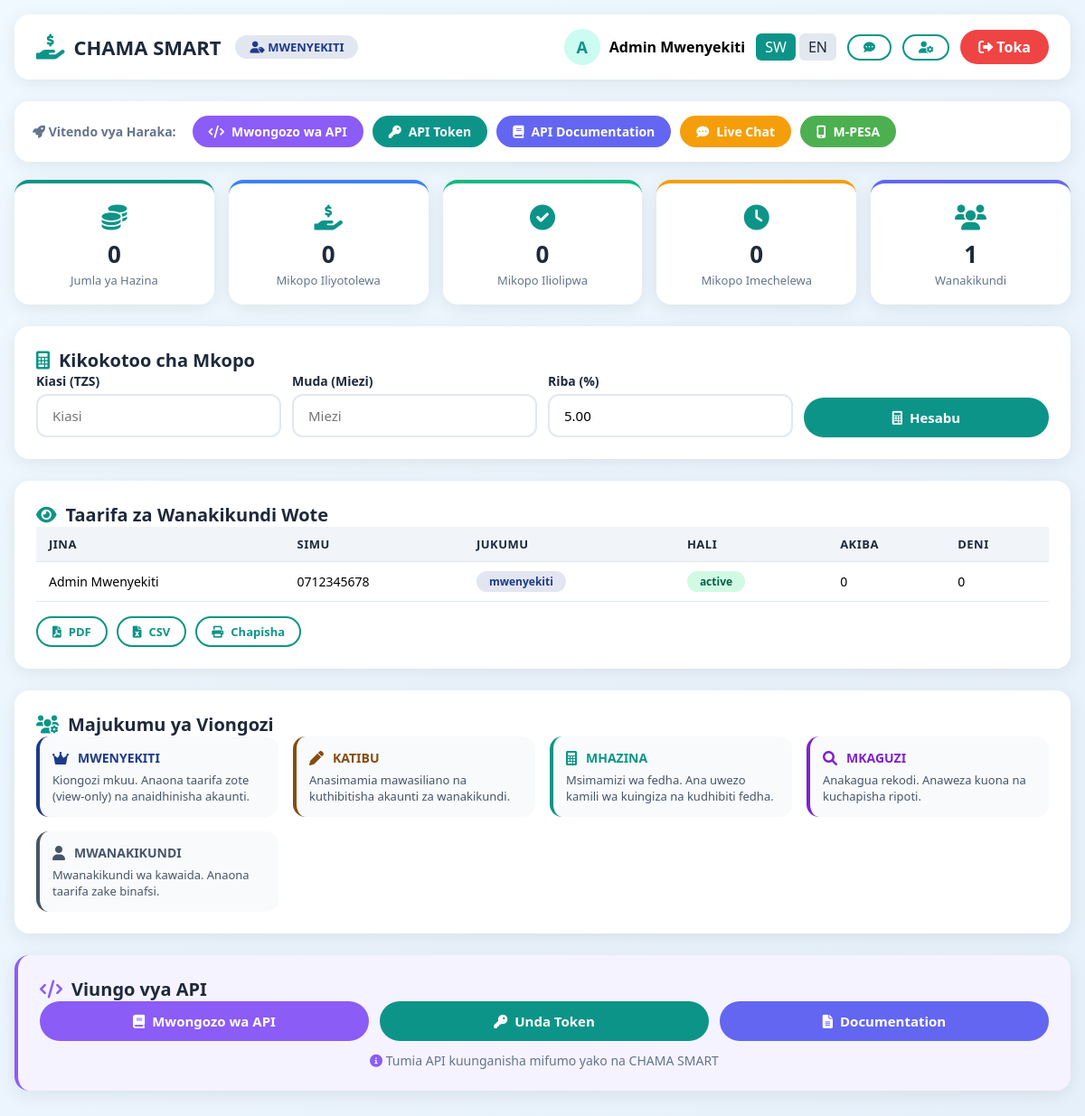
Screenshot of /dashboard.php (signed in) with the database file from the repository.
### tables this page shows
CREATE TABLE wanakikundi (
    id INT AUTO_INCREMENT PRIMARY KEY,
    first_name VARCHAR(50) NOT NULL,
    last_name VARCHAR(50) NOT NULL,
    phone VARCHAR(15) UNIQUE NOT NULL,
    email VARCHAR(100),
    nida VARCHAR(20) UNIQUE,
    role ENUM('mwenyekiti','katibu','mhazina','mkaguzi','mwanakikundi') DEFAULT 'mwanakikundi',
    password VARCHAR(255) NOT NULL,
    savings DECIMAL(12,2) DEFAULT 0,
    monthly_income DECIMAL(12,2) DEFAULT 0,
    language ENUM('sw','en') DEFAULT 'sw',
    mpesa_phone VARCHAR(15),
    status ENUM('pending','active','inactive','suspended') DEFAULT 'pending',
    confirmed_by INT,
    confirmed_at TIMESTAMP,
    join_date DATE DEFAULT (CURRENT_DATE),
    last_login TIMESTAMP,
    created_at TIMESTAMP DEFAULT CURRENT_TIMESTAMP,
    FOREIGN KEY (confirmed_by) REFERENCES wanakikundi(id)
);

CREATE TABLE translations (
    id INT AUTO_INCREMENT PRIMARY KEY,
    key_string VARCHAR(255) NOT NULL UNIQUE,
    swahili TEXT,
    english TEXT,
    updated_at TIMESTAMP DEFAULT CURRENT_TIMESTAMP ON UPDATE CURRENT_TIMESTAMP
);

CREATE TABLE viwango_vya_mkopo (
    id INT AUTO_INCREMENT PRIMARY KEY,
    max_loan_percentage DECIMAL(5,2) DEFAULT 70.00,
    max_loan_income_percentage DECIMAL(5,2) DEFAULT 50.00,
    default_interest_rate DECIMAL(5,2) DEFAULT 5.00,
    min_contributions_required INT DEFAULT 3,
    contribution_period_months INT DEFAULT 6,
    updated_by INT,
    updated_at TIMESTAMP DEFAULT CURRENT_TIMESTAMP ON UPDATE CURRENT_TIMESTAMP,
    FOREIGN KEY (updated_by) REFERENCES wanakikundi(id)
);

### config.php (called while the page is built, shortened)
<?php
try {
    $pdo = new PDO("mysql:host=".DB_HOST.";dbname=".DB_NAME, DB_USER, DB_PASS);
    $pdo->setAttribute(PDO::ATTR_ERRMODE, PDO::ERRMODE_EXCEPTION);
    $pdo->setAttribute(PDO::ATTR_DEFAULT_FETCH_MODE, PDO::FETCH_ASSOC);
} catch(PDOException $e) {
    die("Database connection failed: " . $e->getMessage());
}
function isLoggedIn() {
    return isset($_SESSION['user_id']);
}
function getCurrentUser() {
    global $pdo;
    $stmt = $pdo->prepare("SELECT * FROM wanakikundi WHERE id = ?");
    $stmt->execute([$_SESSION['user_id']]);
    return $stmt->fetch();
}
function hasRole($roles) {
    $user = getCurrentUser();
    if(!is_array($roles)) $roles = [$roles];
    return in_array($user['role'], $roles);
}
function getRoleDescription($role) {
    $descriptions = [
        'mwenyekiti' => 'Kiongozi mkuu. Anaona taarifa zote (view-only) na anaidhinisha akaunti.',
        'katibu' => 'Anasimamia mawasiliano na kuthibitisha akaunti za wanakikundi.',
        'mhazina' => 'Msimamizi wa fedha. Ana uwezo kamili wa kuingiza na kudhibiti fedha.',
        'mkaguzi' => 'Anakagua rekodi. Anaweza kuona na kuchapisha ripoti.',
        'mwanakikundi' => 'Mwanakikundi wa kawaida. Anaona taarifa zake binafsi.'
    ];
    return $descriptions[$role] ?? 'Jukumu halijulikani';
}
function getLanguage() {
    $user = getCurrentUser();
    if($user && isset($user['language'])) {
        return $user['language'];
    }
    return $_SESSION['lang'] ?? 'sw';
}
function t($key, $lang = null) {
    global $pdo;
    if(!$lang) $lang = getLanguage();
    static $translations = [];
    if(empty($translations)) {
        $stmt = $pdo->query("SELECT * FROM translations");
        while($row = $stmt->fetch()) {
            $translations[$row['key_string']] = $row;
        }
    }
    if(isset($translations[$key])) {
        return $lang === 'en' ? $translations[$key]['english'] : $translations[$key]['swahili'];
    }
    return $key;
}
function getLoanSettings() {
    global $pdo;
    $stmt = $pdo->query("SELECT * FROM viwango_vya_mkopo ORDER BY id DESC LIMIT 1");
    return $stmt->fetch() ?: [
        'max_loan_percentage' => 70,
        'max_loan_income_percentage' => 50,
        'default_interest_rate' => 5,
        'min_contributions_required' => 3,
        'contribution_period_months' => 6
    ];
}
function getMembers() {
    global $pdo;
    $stmt = $pdo->query("SELECT * FROM wanakikundi ORDER BY first_name");
    return $stmt->fetchAll();
}
function getMemberLoans($member_id) {
    global $pdo;
    $stmt = $pdo->prepare("SELECT * FROM mikopo WHERE member_id = ? ORDER BY created_at DESC");
    $stmt->execute([$member_id]);
    return $stmt->fetchAll();
}
function getTotals() {
    global $pdo;
    $result = [];
    $stmt = $pdo->query("SELECT SUM(amount) as total FROM chango");
    $result['total_funds'] = $stmt->fetch()['total'] ?? 0;
    $stmt = $pdo->query("SELECT SUM(amount) as total FROM mikopo WHERE status IN ('approved','active')");
    $result['total_loans'] = $stmt->fetch()['total'] ?? 0;
    $stmt = $pdo->query("SELECT SUM(repaid) as total FROM mikopo");
    $result['total_repaid'] = $stmt->fetch()['total'] ?? 0;
    $stmt = $pdo->query("SELECT COUNT(*) as count FROM mikopo WHERE status = 'overdue'");
    $result['overdue_loans'] = $stmt->fetch()['count'] ?? 0;
    $stmt = $pdo->query("SELECT COUNT(*) as count FROM wanakikundi WHERE status = 'active'");
    $result['total_members'] = $stmt->fetch()['count'] ?? 0;
    $stmt = $pdo->query("SELECT COUNT(*) as count FROM wanakikundi WHERE status = 'pending'");
    $result['pending_members'] = $stmt->fetch()['count'] ?? 0;
    return $result;
}
?>

### dashboard.php (the view, shortened to what this page needs)
<?php
require_once 'config.php';
$user = getCurrentUser();
$totals = getTotals();
$members = getMembers();
$settings = getLoanSettings();
?>
<!DOCTYPE html>
<html lang="<?php echo getLanguage(); ?>">
<head>
    <link rel="stylesheet" href="assets/css/style.css">
    <link rel="stylesheet" href="https://cdnjs.cloudflare.com/ajax/libs/font-awesome/6.0.0-beta3/css/all.min.css">
</head>
<body>
    <div class="container">
        <?php include 'includes/header.php'; ?>
        <div class="quick-actions">
            <span class="label"><i class="fas fa-rocket"></i> Vitendo vya Haraka:</span>
            <a href="api_guide.php" class="btn-api">
                <i class="fas fa-code"></i> Mwongozo wa API
            </a>
            <a href="api_token.php" class="btn-token">
                <i class="fas fa-key"></i> API Token
            </a>
            <a href="api_docs.php" class="btn-docs">
                <i class="fas fa-book"></i> API Documentation
            </a>
            <a href="chat.php" class="btn-chat">
                <i class="fas fa-comment-dots"></i> Live Chat
            </a>
            <a href="mpesa.php" class="btn-mpesa">
                <i class="fas fa-mobile-alt"></i> M-PESA
            </a>
        </div>
        <div class="stats-grid">
            <div class="stat-card color-teal">
                <div class="icon"><i class="fas fa-coins"></i></div>
                <div class="number"><?php echo number_format($totals['total_funds']); ?></div>
                <div class="label"><?php echo t('total_funds'); ?></div>
            </div>
            <div class="stat-card color-blue">
                <div class="icon"><i class="fas fa-hand-holding-usd"></i></div>
                <div class="number"><?php echo number_format($totals['total_loans']); ?></div>
                <div class="label"><?php echo t('total_loans'); ?></div>
            </div>
            <div class="stat-card color-green">
                <div class="icon"><i class="fas fa-check-circle"></i></div>
                <div class="number"><?php echo number_format($totals['total_repaid']); ?></div>
                <div class="label">Mikopo Iliolipwa</div>
            </div>
            <div class="stat-card color-orange">
                <div class="icon"><i class="fas fa-clock"></i></div>
                <div class="number"><?php echo $totals['overdue_loans']; ?></div>
                <div class="label"><?php echo t('overdue_loans'); ?></div>
            </div>
            <div class="stat-card color-purple">
                <div class="icon"><i class="fas fa-users"></i></div>
                <div class="number"><?php echo $totals['total_members']; ?></div>
                <div class="label"><?php echo t('total_members'); ?></div>
            </div>
        </div>
        <div class="dashboard-card">
            <h2><i class="fas fa-calculator"></i> Kikokotoo cha Mkopo</h2>
            <form method="GET" style="display: grid; grid-template-columns: repeat(auto-fit, minmax(180px, 1fr)); gap: 12px; align-items: end;">
                <div class="form-group" style="margin-bottom: 0;">
                    <label>Kiasi (TZS)</label>
                    <input type="number" name="calc_amount" placeholder="Kiasi" required>
                </div>
                <div class="form-group" style="margin-bottom: 0;">
                    <label>Muda (Miezi)</label>
                    <input type="number" name="calc_term" placeholder="Miezi" required>
                </div>
                <div class="form-group" style="margin-bottom: 0;">
                    <label>Riba (%)</label>
                    <input type="number" step="0.1" name="calc_rate" placeholder="Riba" value="<?php echo $settings['default_interest_rate']; ?>">
                </div>
                <button type="submit" class="btn btn-primary" style="width: auto; padding: 12px 30px;">
                    <i class="fas fa-calculator"></i> Hesabu
                </button>
            </form>
        </div>
        <?php if(hasRole(['mwenyekiti', 'katibu', 'mkaguzi'])): ?>
        <div class="dashboard-card">
            <h2><i class="fas fa-eye"></i> Taarifa za Wanakikundi Wote</h2>
            <div class="table-responsive">
                <table>
                    <thead>
                        <tr>
                            <th>Jina</th>
                            <th>Simu</th>
                            <th>Jukumu</th>
                            <th>Hali</th>
                            <th>Akiba</th>
                            <th>Deni</th>
                        </tr>
                    </thead>
                    <tbody>
                        <?php foreach($members as $member):
                            $loans = getMemberLoans($member['id']);
                            $total_loan = array_sum(array_column($loans, 'amount'));
                            $total_repaid = array_sum(array_column($loans, 'repaid'));
                            $debt = $total_loan - $total_repaid;
                        ?>
                        <tr>
                            <td><?php echo htmlspecialchars($member['first_name'] . ' ' . $member['last_name']); ?></td>
                            <td><?php echo htmlspecialchars($member['phone']); ?></td>
                            <td><span class="badge badge-<?php echo $member['role']; ?>"><?php echo $member['role']; ?></span></td>
                            <td><span class="badge badge-<?php echo $member['status']; ?>"><?php echo $member['status']; ?></span></td>
                            <td><?php echo number_format($member['savings']); ?></td>
                            <td><?php echo number_format($debt); ?></td>
                        </tr>
                        <?php endforeach; ?>
                    </tbody>
                </table>
            </div>
            <div style="margin-top: 16px; display: flex; gap: 10px; flex-wrap: wrap;">
                <a href="reports.php?type=members" class="btn btn-sm btn-outline">
                    <i class="fas fa-file-pdf"></i> PDF
                </a>
                <a href="reports.php?type=members&format=csv" class="btn btn-sm btn-outline">
                    <i class="fas fa-file-excel"></i> CSV
                </a>
                <button onclick="window.print()" class="btn btn-sm btn-outline">
                    <i class="fas fa-print"></i> Chapisha
                </button>
            </div>
        </div>
        <?php endif; ?>
        <div class="dashboard-card">
            <h2><i class="fas fa-users-cog"></i> Majukumu ya Viongozi</h2>
            <div style="display: grid; grid-template-columns: repeat(auto-fit, minmax(220px, 1fr)); gap: 16px;">
                <?php
                $role_info = [
                    'mwenyekiti' => ['icon' => 'fa-crown', 'color' => '#1e3a8a'],
                    'katibu' => ['icon' => 'fa-pen', 'color' => '#854d0e'],
                    'mhazina' => ['icon' => 'fa-calculator', 'color' => '#0d9488'],
                    'mkaguzi' => ['icon' => 'fa-search', 'color' => '#7e22ce'],
                    'mwanakikundi' => ['icon' => 'fa-user', 'color' => '#475569']
                ];
                foreach($role_info as $role => $info):
                ?>
                <div style="background: #f8fafc; padding: 14px; border-radius: 14px; border-left: 4px solid <?php echo $info['color']; ?>;">
                    <div style="display: flex; align-items: center; gap: 10px; margin-bottom: 6px;">
                        <i class="fas <?php echo $info['icon']; ?>" style="color: <?php echo $info['color']; ?>;"></i>
                        <strong style="text-transform: uppercase; color: <?php echo $info['color']; ?>; font-size: 14px;">
                            <?php echo str_replace('_', ' ', $role); ?>
                        </strong>
                    </div>
                    <p style="color: #475569; font-size: 13px; margin: 0;"><?php echo getRoleDescription($role); ?></p>
                </div>
                <?php endforeach; ?>
            </div>
        </div>
        <div class="dashboard-card" style="border-left: 4px solid #8b5cf6; background: #f5f3ff;">
            <h2><i class="fas fa-code" style="color: #8b5cf6;"></i> Viungo vya API</h2>
            <div style="display: grid; grid-template-columns: repeat(auto-fit, minmax(180px, 1fr)); gap: 12px;">
                <a href="api_guide.php" class="btn btn-primary" style="width: auto; text-align: center; background: #8b5cf6; display: inline-flex; align-items: center; justify-content: center; gap: 8px;">
                    <i class="fas fa-book"></i> Mwongozo wa API
                </a>
                <a href="api_token.php" class="btn btn-primary" style="width: auto; text-align: center; background: #0d9488; display: inline-flex; align-items: center; justify-content: center; gap: 8px;">
                    <i class="fas fa-key"></i> Unda Token
                </a>
                <a href="api_docs.php" class="btn btn-primary" style="width: auto; text-align: center; background: #6366f1; display: inline-flex; align-items: center; justify-content: center; gap: 8px;">
                    <i class="fas fa-file-alt"></i> Documentation
                </a>
            </div>
            <p style="margin-top: 12px; color: #64748b; font-size: 14px; text-align: center;">
                <i class="fas fa-info-circle" style="color: #8b5cf6;"></i>
                Tumia API kuunganisha mifumo yako na <?php echo APP_NAME; ?>
            </p>
        </div>
    </div>
</body>
</html>

### includes/header.php (shortened to what this page needs)
<?php
$user = getCurrentUser();
$current_lang = getLanguage();
?>
<div class="header">
    <div class="header-left">
        <a href="dashboard.php" class="brand">
            <i class="fas fa-hand-holding-usd"></i>
            <h1><?php echo APP_NAME; ?></h1>
        </a>
        <span class="user-role role-<?php echo $user['role']; ?>">
            <i class="fas fa-user-tag"></i> <?php echo strtoupper($user['role']); ?>
        </span>
    </div>
    <div class="header-right">
        <div class="user-info">
            <div class="avatar">
                <?php echo strtoupper(substr($user['first_name'], 0, 1)); ?>
            </div>
            <span><strong><?php echo htmlspecialchars($user['first_name'] . ' ' . $user['last_name']); ?></strong></span>
        </div>
        <div style="display: flex; gap: 4px;">
            <a href="language.php?lang=sw" style="padding: 4px 10px; border-radius: 6px; text-decoration: none; <?php echo $current_lang === 'sw' ? 'background: #0d9488; color: white;' : 'background: #e2e8f0; color: #1e293b;'; ?>">
                SW
            </a>
            <a href="language.php?lang=en" style="padding: 4px 10px; border-radius: 6px; text-decoration: none; <?php echo $current_lang === 'en' ? 'background: #0d9488; color: white;' : 'background: #e2e8f0; color: #1e293b;'; ?>">
                EN
            </a>
        </div>
        <a href="chat.php" class="btn btn-sm btn-outline" style="position: relative;">
            <i class="fas fa-comment-dots"></i>
        </a>
        <a href="profile.php" class="btn btn-sm btn-outline">
            <i class="fas fa-user-cog"></i>
        </a>
        <a href="logout.php" class="btn-logout">
            <i class="fas fa-sign-out-alt"></i> <?php echo t('logout'); ?>
        </a>
    </div>
</div>

### rows the page displays
wanakikundi: role "MWENYEKITI", first_name "A", first_name+last_name "Admin Mwenyekiti", language.swahili "Jumla ya Hazina", language.swahili "Mikopo Iliyotolewa", language.swahili "Mikopo Imechelewa", language.swahili "Wanakikundi", phone "0712345678", role "mwenyekiti", status "active", savings "0", debt "0"
viwango_vya_mkopo: calc_rate "5.00"

### other values shown
APP_NAME "CHAMA SMART"
t('logout') "Toka"
$totals['total_funds'] "0"
$totals['total_loans'] "0"
$totals['total_repaid'] "0"
$totals['overdue_loans'] "0"
$totals['total_members'] "1"
str_replace('_', ' ', $role) "MWENYEKITI"
getRoleDescription($role) "Kiongozi mkuu. Anaona taarifa zote (view-only) na anaidhinisha akaunti."
str_replace('_', ' ', $role) "KATIBU"
getRoleDescription($role) "Anasimamia mawasiliano na kuthibitisha akaunti za wanakikundi."
str_replace('_', ' ', $role) "MHAZINA"
getRoleDescription($role) "Msimamizi wa fedha. Ana uwezo kamili wa kuingiza na kudhibiti fedha."
str_replace('_', ' ', $role) "MKAGUZI"
getRoleDescription($role) "Anakagua rekodi. Anaweza kuona na kuchapisha ripoti."
